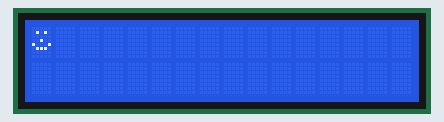
This sketch was run on a simulated Arduino Uno, built with avr-gcc and run on an emulated ATmega328P. On the bench: 16×2 character LCD.

Above: at 0.1 s.

The sketch:

smiling_and_sad_face_1.ino
```cpp
#include <LiquidCrystal.h>
int seconds =0;
LiquidCrystal lcd(12, 11, 5, 4, 3, 2);
byte customChar[] = {
  B00000,
  B01010,
  B00000,
  B00100,
  B10001,
  B01110,
  B00000,
  B00000
};
byte customChar1[] = {
  B00000,
  B01010,
  B00000,
  B00100,
  B00000,
  B01110,
  B10001,
  B00000
};
void setup(){
  Serial.begin(9600);
  lcd.begin(16,2);
  //lcd.print("hello man");
  lcd.createChar(0,customChar);
   lcd.createChar(1,customChar1);
}
void loop(){
 //lcd.print(seconds);
// seconds+=1;
 // delay(100);
  for(int i=0;i<2;i++){
   lcd.setCursor(0,0);
   lcd.write(i);
    delay(1000);
  }
}
```
